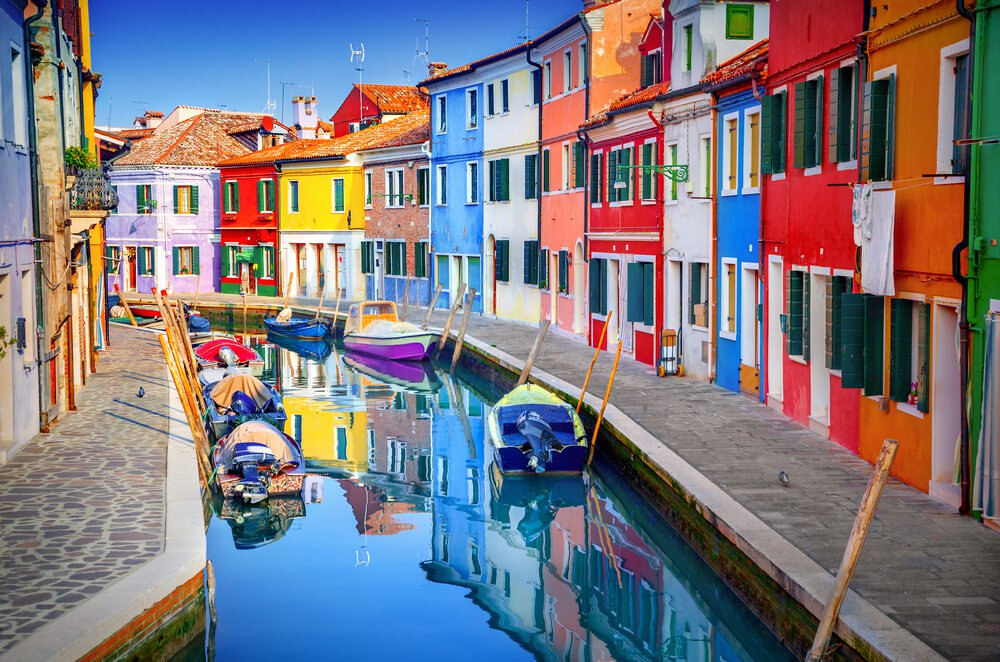
#> input picture Python test OpenCV/colorpic.jpg, 1000 x 662 px, given in place of Sun Flower.jpg, which was not available
$ python OpenCV_test.py
#> lines starting #> are read from the running program, lines starting #| are printed output that depends on the picture; after the words box and inside, x2 and y2 are one past the last pixel; in counts of white or black regions, pixels touching at a corner belong together; pictures that were not available may be replaced by others from this repository, and a replacement may not be noted
import cv2
import numpy as np

cap= cv2.imread(r'C:\Users\DK0626\Desktop\picrer\Sun Flower.jpg')
#> cap is the input picture: shape (662, 1000, 3); mean B, G, R 127.2, 120.1, 124.8
cap = cv2.resize(cap,(640,480))
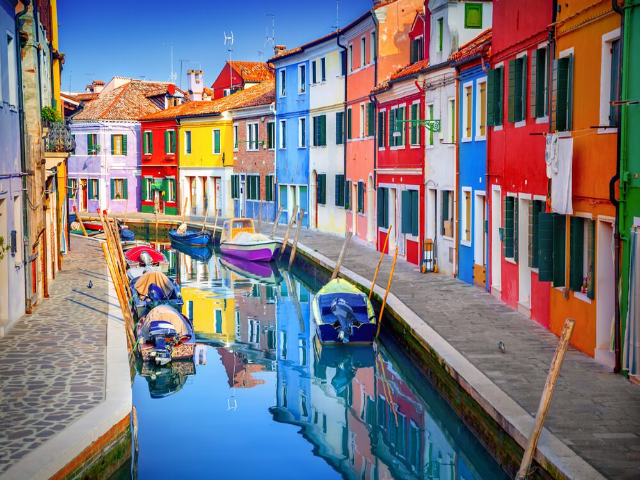
#> cap: shape (480, 640, 3); mean B, G, R 127.1, 120, 124.7
kernel = np.ones((2,2),np.uint8)
img1 = cv2.VideoCapture(0)
img1.set(3,640)
img1.set(4,480)

while True:
    success, img = img1.read()
    img = cv2.Canny(img,50,80)
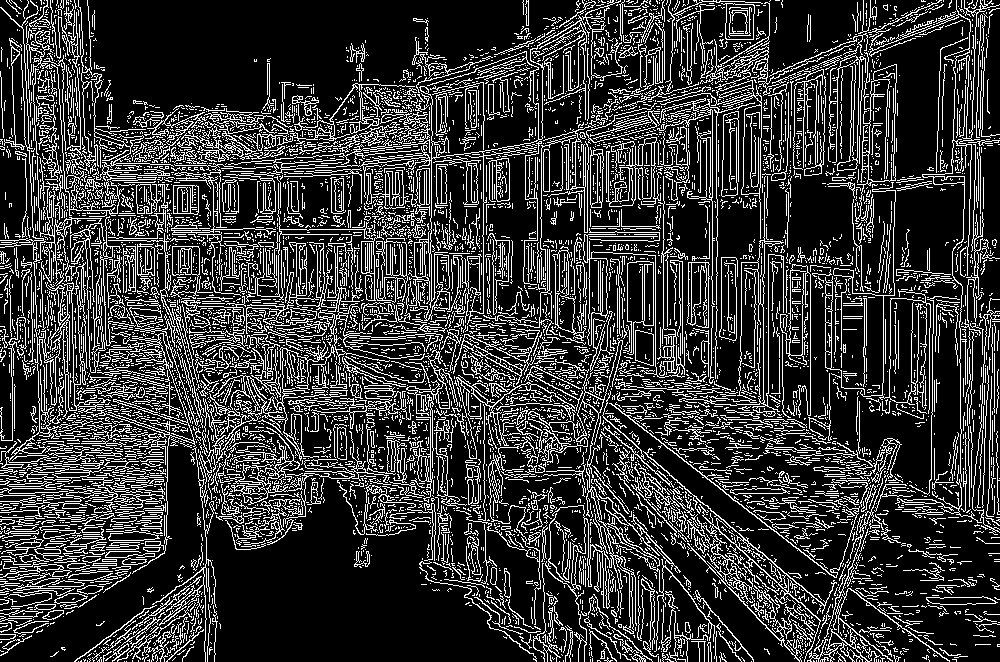
#> img: shape (662, 1000); 21.4% white in thin lines or dots
    cv2.imshow("Video",img)
    if cv2.waitKey(1) & 0xFF == ord('q'):
#> (key q is pressed here)
        break

imgGray=  cv2.cvtColor(cap,cv2.COLOR_BGR2GRAY)
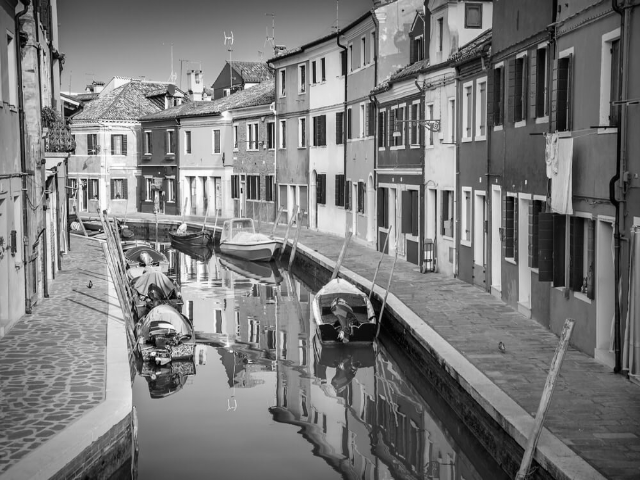
#> imgGray: shape (480, 640); min 1, max 254, mean 122.2
imgBlur = cv2.GaussianBlur(imgGray,(7,7),0)
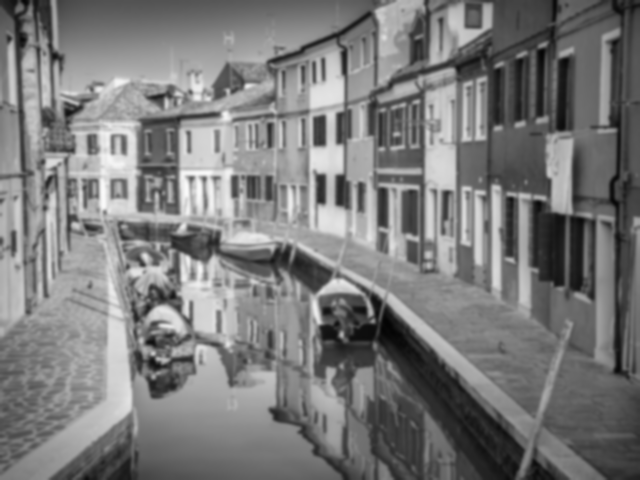
#> imgBlur: shape (480, 640); min 3, max 250, mean 122.2
imgCanny = cv2.Canny(cap,100,200)
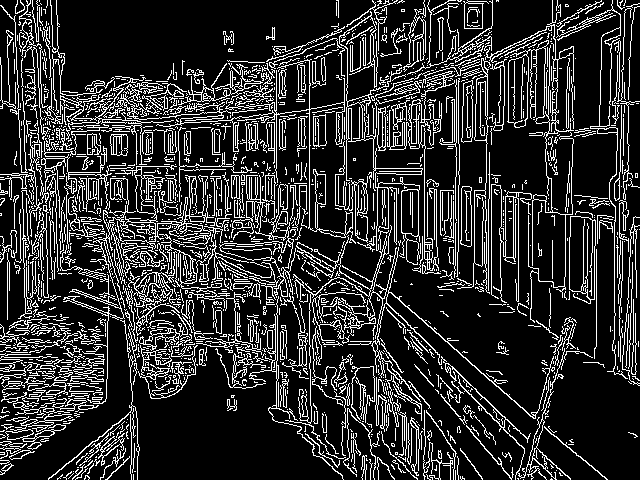
#> imgCanny: shape (480, 640); 18.4% white in thin lines or dots
imgDialation = cv2.dilate(imgCanny,kernel,iterations = 1)
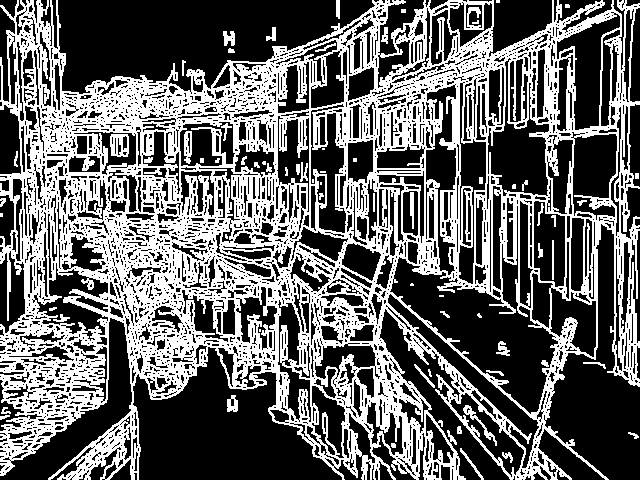
#> imgDialation: shape (480, 640); 39.8% white; 68 white regions (18 under 20 px), largest, box (x1, y1, x2, y2) and area: (0, 0, 640, 480) 119091, (110, 134, 129, 157) 301, (463, 405, 497, 446) 212
imgEroded = cv2.erode(imgDialation,kernel,iterations = 1)
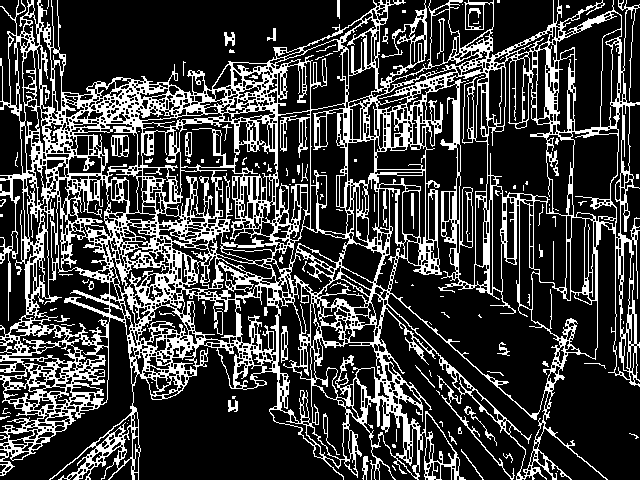
#> imgEroded: shape (480, 640); 24.6% white; 148 white regions (111 under 20 px), largest, box (x1, y1, x2, y2) and area: (0, 0, 640, 480) 73008, (111, 135, 129, 157) 183, (281, 326, 288, 363) 137

# [5 lines of commented-out code are left out]

cv2.waitKey(0)
